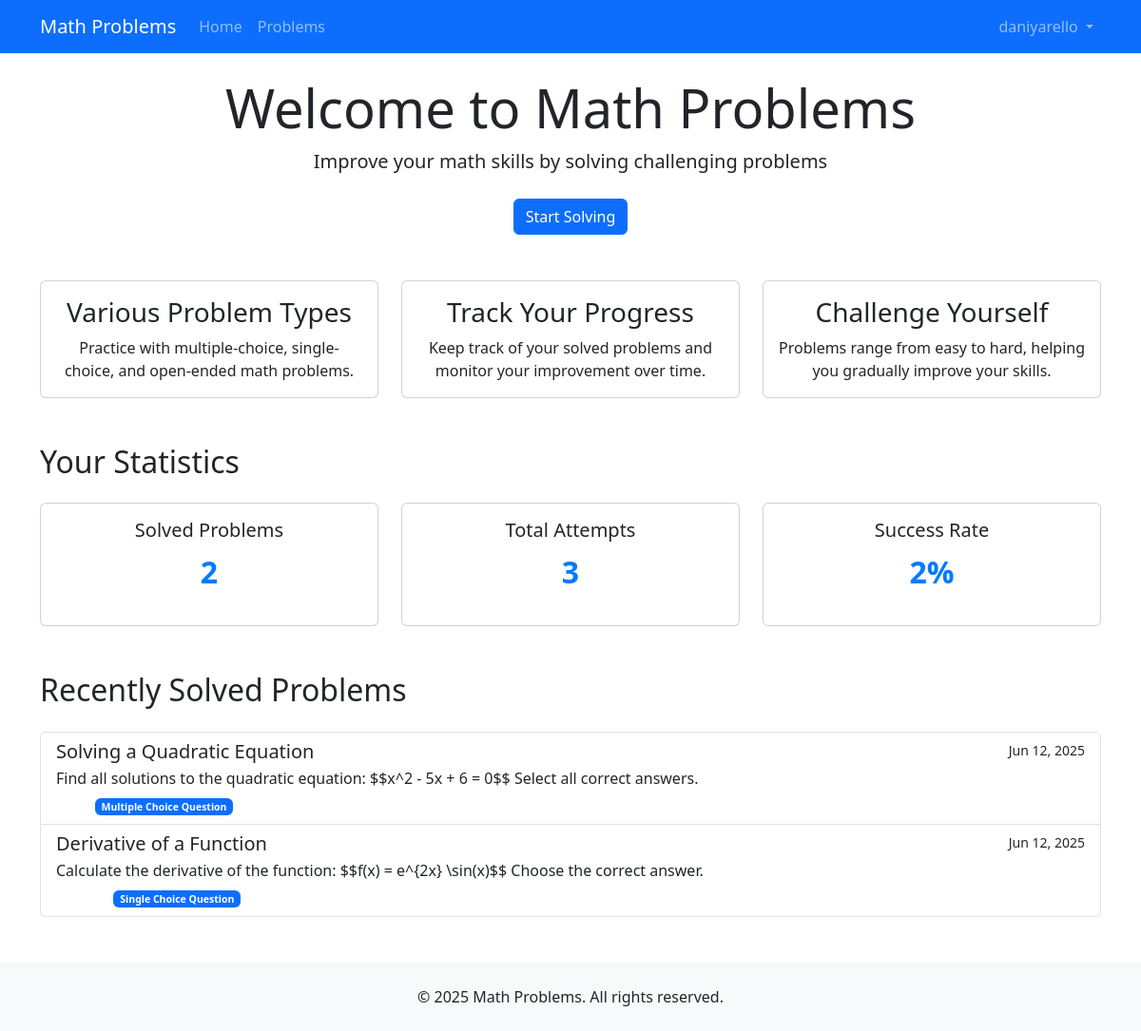
The app's page / (signed in) with its own data.
### accounts/models.py (models this page shows, shortened)
class Profile(models.Model):
    user = models.OneToOneField(User, on_delete=models.CASCADE, related_name='profile')
    bio = models.TextField(max_length=500, blank=True)
    @property
    def solved_problems_count(self):
        return self.user.attempts.filter(is_correct=True).count()
    @property
    def total_attempts_count(self):
        return self.user.attempts.count()

### problems/models.py (models this page shows, shortened)
class Attempt(models.Model):
    user = models.ForeignKey(User, on_delete=models.CASCADE, related_name='attempts')
    problem = models.ForeignKey(Problem, on_delete=models.CASCADE, related_name='attempts')
    selected_choices = models.ManyToManyField(Choice, blank=True, related_name='attempts')
    answer_text = models.TextField(blank=True, null=True)
    is_correct = models.BooleanField(default=False)
    created_at = models.DateTimeField(auto_now_add=True)
    class Meta:
        ordering = ['-created_at']
        unique_together = ['user', 'problem']

class Problem(models.Model):
    title = models.CharField(max_length=200)
    description = models.TextField(help_text="Problem description (supports LaTeX)")
    difficulty = models.CharField(max_length=10, choices=DIFFICULTY_CHOICES, default='medium')
    problem_type = models.CharField(max_length=10, choices=PROBLEM_TYPE_CHOICES)
    created_at = models.DateTimeField(auto_now_add=True)
    updated_at = models.DateTimeField(auto_now=True)
    class Meta:
        ordering = ['-created_at']

### problems/views.py (the view)
# urls.py: path("", HomeView.as_view(), name="home"),
class HomeView(TemplateView):
    template_name = 'home.html'
    def get_context_data(self, **kwargs):
        context = super().get_context_data(**kwargs)
        if self.request.user.is_authenticated:
            context['recent_attempts'] = Attempt.objects.filter(
                user=self.request.user,
                is_correct=True
            ).order_by('-created_at')[:5]
        return context

### templates/home.html (shortened to what this page needs)
{% extends 'base.html' %}
{% block content %}
<div class="row">
    <div class="col-md-12 text-center mb-5">
        <h1 class="display-4">Welcome to Math Problems</h1>
        <p class="lead">Improve your math skills by solving challenging problems</p>
        {% if not user.is_authenticated %}
            <div class="mt-4">
                <a href="{% url 'login' %}" class="btn btn-primary me-2">Login</a>
                <a href="{% url 'register' %}" class="btn btn-outline-primary">Register</a>
            </div>
        {% else %}
            <div class="mt-4">
                <a href="{% url 'problem-list' %}" class="btn btn-primary">Start Solving</a>
            </div>
        {% endif %}
    </div>
</div>
<div class="row mb-5">
    <div class="col-md-4">
        <div class="card h-100">
            <div class="card-body text-center">
                <h3 class="card-title">
                     Various Problem Types
                </h3>
                <p class="card-text">Practice with multiple-choice, single-choice, and open-ended math problems.</p>
            </div>
        </div>
    </div>
    <div class="col-md-4">
        <div class="card h-100">
            <div class="card-body text-center">
                <h3 class="card-title">
                     Track Your Progress
                </h3>
                <p class="card-text">Keep track of your solved problems and monitor your improvement over time.</p>
            </div>
        </div>
    </div>
    <div class="col-md-4">
        <div class="card h-100">
            <div class="card-body text-center">
                <h3 class="card-title">
                     Challenge Yourself
                </h3>
                <p class="card-text">Problems range from easy to hard, helping you gradually improve your skills.</p>
            </div>
        </div>
    </div>
</div>
{% if user.is_authenticated %}
<div class="row">
    <div class="col-md-12">
        <h2 class="mb-4">Your Statistics</h2>
        <div class="row">
            <div class="col-md-4">
                <div class="card text-center">
                    <div class="card-body">
                        <h5 class="card-title">Solved Problems</h5>
                        <p class="stat-number">{{ user.profile.solved_problems_count }}</p>
                    </div>
                </div>
            </div>
            <div class="col-md-4">
                <div class="card text-center">
                    <div class="card-body">
                        <h5 class="card-title">Total Attempts</h5>
                        <p class="stat-number">{{ user.profile.total_attempts_count }}</p>
                    </div>
                </div>
            </div>
            <div class="col-md-4">
                <div class="card text-center">
                    <div class="card-body">
                        <h5 class="card-title">Success Rate</h5>
                        <p class="stat-number">
                            {% if user.profile.total_attempts_count > 0 %}
                                {{ user.profile.solved_problems_count|floatformat:0 }}%
                            {% else %}
                                0%
                            {% endif %}
                        </p>
                    </div>
                </div>
            </div>
        </div>
    </div>
</div>
<div class="row mt-5">
    <div class="col-md-12">
        <h2 class="mb-4">Recently Solved Problems</h2>
        {% if recent_attempts %}
            <div class="list-group">
                {% for attempt in recent_attempts %}
                    <a href="{% url 'problem-detail' attempt.problem.id %}" class="list-group-item list-group-item-action">
                        <div class="d-flex w-100 justify-content-between">
                            <h5 class="mb-1">{{ attempt.problem.title }}</h5>
                            <small>{{ attempt.created_at|date:"M d, Y" }}</small>
                        </div>
                        <p class="mb-1">{{ attempt.problem.description|truncatewords:20 }}</p>
                        <small>
                            <span class="badge bg-{{ attempt.problem.difficulty }}">{{ attempt.problem.get_difficulty_display }}</span>
                            <span class="badge bg-primary">{{ attempt.problem.get_problem_type_display }}</span>
                        </small>
                    </a>
                {% endfor %}
            </div>
        {% else %}
            <div class="alert alert-info">
                You haven't solved any problems yet. <a href="{% url 'problem-list' %}">Start solving now!</a>
            </div>
        {% endif %}
    </div>
</div>
{% endif %}
{% endblock %}

### templates/base.html (shortened to what this page needs)
<!DOCTYPE html>
<html lang="en">
<head>
    <link href="https://cdn.jsdelivr.net/npm/bootstrap@5.3.0/dist/css/bootstrap.min.css" rel="stylesheet">
    {% load static %}
    <link rel="stylesheet" href="{% static 'css/styles.css' %}">
</head>
<body>
    <nav class="navbar navbar-expand-lg navbar-dark bg-primary mb-4">
        <div class="container">
            <a class="navbar-brand" href="{% url 'home' %}">Math Problems</a>
            <div class="collapse navbar-collapse" id="navbarNav">
                <ul class="navbar-nav me-auto">
                    <li class="nav-item">
                        <a class="nav-link" href="{% url 'home' %}">Home</a>
                    </li>
                    <li class="nav-item">
                        <a class="nav-link" href="{% url 'problem-list' %}">Problems</a>
                    </li>
                </ul>
                <ul class="navbar-nav">
                    {% if user.is_authenticated %}
                        <li class="nav-item dropdown">
                            <a class="nav-link dropdown-toggle" href="#" id="navbarDropdown" role="button" data-bs-toggle="dropdown">
                                {{ user.username }}
                            </a>
                        </li>
                    {% endif %}
                </ul>
            </div>
        </div>
    </nav>
    <div class="container">
        {% block content %}{% endblock %}
    </div>
    <footer class="bg-light py-4 mt-5">
        <div class="container text-center">
            <p class="mb-0">&copy; {% now "Y" %} Math Problems. All rights reserved.</p>
        </div>
    </footer>
</body>
</html>

### static/css/styles.css (style rules this page uses)
body { min-height: 100vh; display: flex; flex-direction: column; }
footer { margin-top: auto; }
.stat-number { font-size: 2rem; font-weight: bold; color: #007bff; }

### records on screen
Attempt: problem "Solving a Quadratic Equation", created_at "Jun 12, 2025", problem.description "Find all solutions to the quadratic equation: $$x^2 - 5x + 6 = 0$$ Select all correct answers.", problem.problem_type "Multiple Choice Question"
Attempt: problem "Derivative of a Function", created_at "Jun 12, 2025", problem.description "Calculate the derivative of the function: $$f(x) = e^{2x} \\sin(x)$$ Choose the correct answer.", problem.problem_type "Single Choice Question"

### other values on screen
{{ user.username }} "daniyarello"
{{ user.profile.solved_problems_count }} "2"
{{ user.profile.total_attempts_count }} "3"
{{ user.profile.solved_problems_count|floatformat:0 }} "2"
